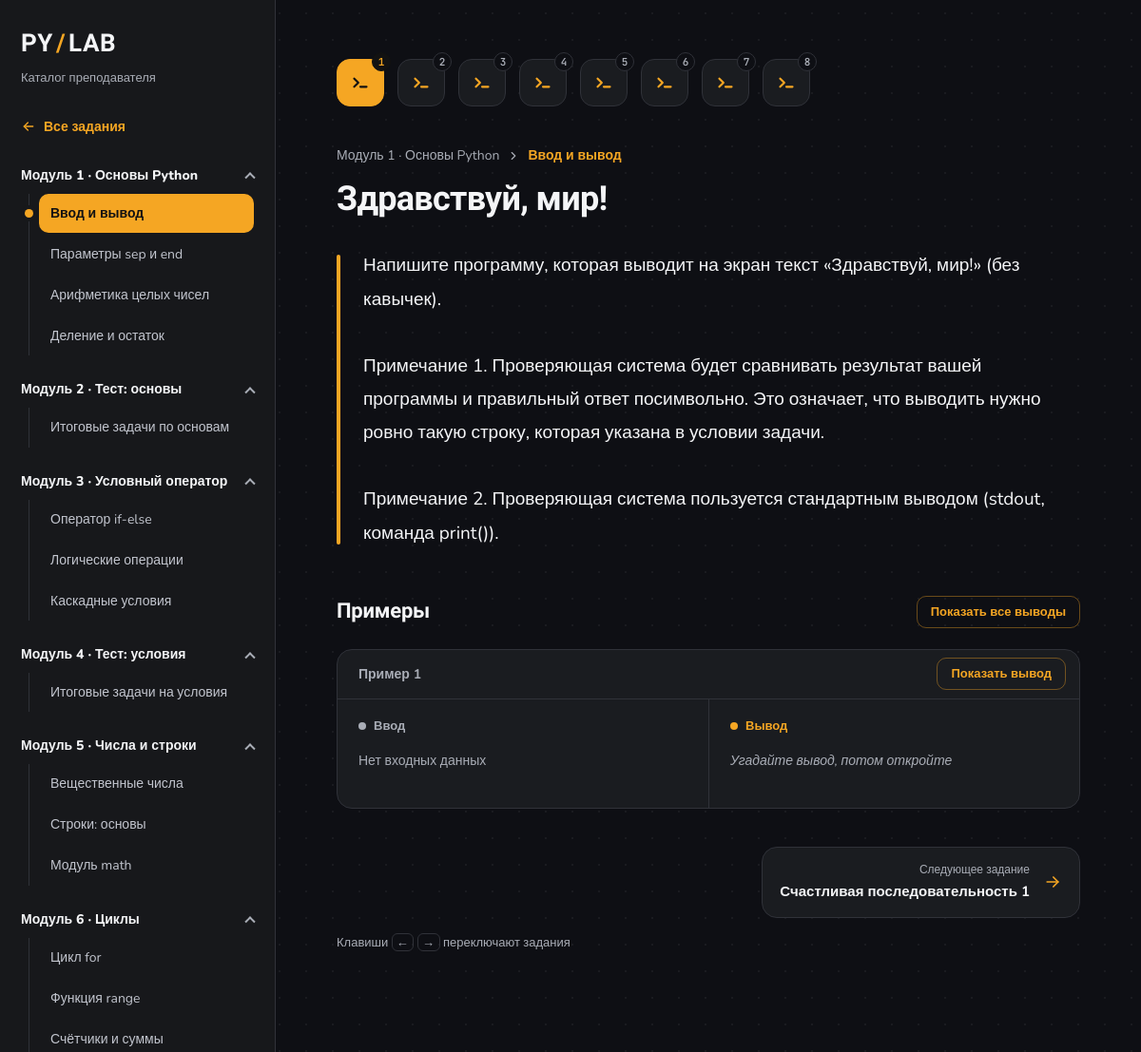
/tasks/1/, run on the app's committed database.
### tasks_api/models.py (models this page shows, shortened)
class Module(models.Model):
    title = models.CharField(max_length=50, unique=True)

class Lesson(models.Model):
    title = models.CharField(max_length=64)
    module = models.ForeignKey(to=Module, on_delete=models.CASCADE, related_name='lessons')

class Task(models.Model):
    title = models.CharField(max_length=50)
    description = models.TextField()
    lesson = models.ForeignKey(to=Lesson, on_delete=models.CASCADE, default=1, related_name='tasks')

class Example(models.Model):
    input = models.CharField(max_length=255)
    output = models.CharField(max_length=255)
    task = models.ForeignKey(to=Task, on_delete=models.CASCADE, related_name='examples')

### tasks_api/views.py (the view)
# urls.py: path('tasks/<int:pk>/', TaskDetailView.as_view(), name='task_detail'),
class TaskDetailView(DetailView):
    model = Task
    template_name = 'tasks_api/task_detail.html'
    context_object_name = 'task'
    def get_queryset(self):
        return Task.objects.select_related('lesson__module').prefetch_related(
            Prefetch(
                'examples',
                queryset=Example.objects.order_by('id')
            )
        )
    def get_context_data(self, **kwargs):
        context = super().get_context_data(**kwargs)
        lesson = self.object.lesson
        context['modules'] = get_modules_with_tasks()
        context['lesson'] = lesson
        context['lesson_tasks'] = lesson.tasks.order_by('id')
        return context

### tasks_api/views.py (called while the page is built)
def get_modules_with_tasks():
    return Module.objects.order_by('id').prefetch_related(
        Prefetch(
            'lessons',
            queryset=Lesson.objects.order_by('id').prefetch_related(
                Prefetch(
                    'tasks',
                    queryset=Task.objects.order_by('id')
                )
            ),
        )
    )

### tasks_api/templates/tasks_api/task_detail.html (shortened to what this page needs)
{% extends 'tasks_api/base.html' %}
{% load static %}
{% block extra_css %}
	<link rel="stylesheet" href="{% static 'css/task_detail.css' %}">
{% endblock %}
{% block content %}
	<article class="task-sheet">
		<nav class="task-strip" aria-label="Задания урока «{{ lesson.title }}»">
			{% for t in lesson_tasks %}
				<a class="task-chip{% if t.pk == task.pk %} is-current{% endif %}"
				   style="--i: {{ forloop.counter0 }}"
				   href="{% url 'tasks:task_detail' t.pk %}"
				   data-title="{{ t.title }}"
				   aria-label="Задание {{ forloop.counter }}: {{ t.title }}"{% if t.pk == task.pk %} aria-current="page"{% endif %}>
					<svg viewBox="0 0 24 24" fill="none" stroke="currentColor" stroke-width="2" stroke-linecap="round" stroke-linejoin="round" aria-hidden="true">
						<path d="M6 8l4 4-4 4"/>
						<path class="cur" d="M12 16h6"/>
					</svg>
					<span class="num" aria-hidden="true">{{ forloop.counter }}</span>
				</a>
			{% endfor %}
		</nav>
		<p class="crumbs">
			<span>{{ lesson.module.title }}</span>
			<svg viewBox="0 0 24 24" fill="none" stroke="currentColor" stroke-width="2" stroke-linecap="round" stroke-linejoin="round" aria-hidden="true"><path d="M9 6l6 6-6 6"/></svg>
			<span class="here">{{ lesson.title }}</span>
		</p>
		<h1>{{ task.title }}</h1>
		<div class="statement">{{ task.description }}</div>
		{% with examples=task.examples.all %}
			{% if examples %}
				<section class="examples">
					<div class="examples-head">
						<h2>Примеры</h2>
						<button type="button" class="btn-ghost" id="toggle-all" hidden>Показать все выводы</button>
					</div>
					{% for example in examples %}
						<div class="example">
							<div class="example-title">
								<span>Пример {{ forloop.counter }}</span>
								<button type="button" class="btn-ghost reveal" hidden>Показать вывод</button>
							</div>
							<div class="example-columns">
								<section>
									<h3>Ввод</h3>
									<pre>{% if example.input %}{{ example.input }}{% else %}<span class="empty-input">Нет входных данных</span>{% endif %}</pre>
								</section>
								<section>
									<h3>Вывод</h3>
									<pre class="out">{{ example.output }}</pre>
								</section>
							</div>
						</div>
					{% endfor %}
				</section>
			{% endif %}
		{% endwith %}
		<nav class="task-pager" aria-label="Переход между заданиями" hidden>
			<a class="pager-link pager-next" hidden>
				<span class="pager-text"><small>Следующее задание</small><b></b></span>
				<svg viewBox="0 0 24 24" fill="none" stroke="currentColor" stroke-width="2" stroke-linecap="round" stroke-linejoin="round" aria-hidden="true"><path d="M5 12h14"/><path d="M13 6l6 6-6 6"/></svg>
			</a>
		</nav>
		<p class="keys-hint" hidden>Клавиши <kbd>←</kbd> <kbd>→</kbd> переключают задания</p>
	</article>
{% endblock %}

### tasks_api/templates/tasks_api/base.html (shortened to what this page needs)
{% load static %}
<!doctype html>
<html lang="ru">
	<head>
		<link rel="stylesheet" href="{% static 'css/base.css' %}">
		{% block extra_css %}{% endblock %}
	</head>
	<body>
		<aside>
			<a class="brand" href="{% url 'tasks:index' %}">PY<span>/</span>LAB</a>
			<p class="subtitle">Каталог преподавателя</p>
			<a class="catalog-link" href="{% url 'tasks:index' %}">
				<svg viewBox="0 0 24 24" fill="none" stroke="currentColor" stroke-width="2" stroke-linecap="round" stroke-linejoin="round" aria-hidden="true"><path d="M19 12H5"/><path d="M11 6l-6 6 6 6"/></svg>
				Все задания
			</a>
			<nav aria-label="Модули курса">
				{% for module in modules %}
					<details open>
						<summary>{{ module.title }}</summary>
						<div class="lessons">
							{% for lesson in module.lessons.all %}
								{% with first_task=lesson.tasks.all|first %}
									{% if first_task %}
										<a class="task-link{% if task.lesson_id == lesson.id %} active{% endif %}"
										   href="{% url 'tasks:task_detail' first_task.pk %}"{% if task.lesson_id == lesson.id %} aria-current="true"{% endif %}>{{ lesson.title }}</a>
									{% else %}
										<span class="task-link task-link--empty">{{ lesson.title }}</span>
									{% endif %}
								{% endwith %}
							{% endfor %}
						</div>
					</details>
				{% endfor %}
			</nav>
		</aside>
		<main id="content">
			{% block content %}{% endblock %}
		</main>
	</body>
</html>

### static/css/base.css (style rules this page uses)
*, *::before, *::after { box-sizing: border-box; }
:root { color-scheme: dark; --bg: #0e0f14; --surface: #1a1c20; --sidebar: #17181b; --line: #303239; --yellow: #f5a623; --yellow-soft: rgba(245, 166, 35, .1); --yellow-glow: rgba(245, 166, 35, .18); --text: #f4f5f7; --muted: #a9adb6; --font-display: 'Unbounded', 'Nunito', sans-serif; --font-mono: 'JetBrains Mono', ui-monospace, Consolas, monospace; --ease: cubic-bezier(.2, .8, .2, 1); }
html { scrollbar-color: #2c2e36 transparent; }
body { margin: 0; min-height: 100%; background-color: var(--bg); background-image: radial-gradient(rgba(255, 255, 255, .05) 1px, transparent 1px); background-size: 28px 28px; background-attachment: fixed; color: var(--text); font-family: 'Nunito', sans-serif; font-size: 16px; line-height: 1.65; }
a { color: inherit; text-decoration: none; }
aside { view-transition-name: side; position: fixed; inset: 0 auto 0 0; width: 290px; padding: 32px 22px; background: var(--sidebar); border-right: 1px solid var(--line); overflow: auto; }
.brand { display: inline-flex; align-items: baseline; font: 800 26px/1 var(--font-display); letter-spacing: .5px; }
.brand span { display: inline-block; color: var(--yellow); margin: 0 3px; animation: slash-in .7s var(--ease) .1s backwards; transition: transform .6s var(--ease); }
.subtitle { font-size: 13px; color: var(--muted); margin: 10px 0 28px; }
.catalog-link { display: inline-flex; align-items: center; gap: 8px; color: var(--yellow); font-size: 14px; font-weight: 700; margin-bottom: 28px; }
.catalog-link svg { width: 16px; height: 16px; transition: transform .25s var(--ease); }
details { margin: 0 0 22px; interpolate-size: allow-keywords; }
summary { display: flex; align-items: center; justify-content: space-between; gap: 12px; cursor: pointer; list-style: none; font-size: 14px; font-weight: 800; }
summary::after { content: ""; flex: none; width: 8px; height: 8px; border-right: 2px solid var(--muted); border-bottom: 2px solid var(--muted); transform: rotate(45deg) translate(-2px, -2px); transition: transform .3s var(--ease); }
details[open] > summary::after { transform: rotate(-135deg) translate(-2px, -2px); }
.lessons { margin: 8px 0 0 8px; padding-left: 10px; border-left: 1px solid var(--line); }
.task-link { position: relative; display: block; padding: 9px 12px; margin: 2px 0; border-radius: 10px; font-size: 14px; color: #c2c5ce; transition: background-color .2s, color .2s, transform .25s var(--ease); }
.task-link.active { background: var(--yellow); color: #121212; font-weight: 700; transform: none; }
.task-link.active::before { content: ""; position: absolute; left: -15px; top: 50%; width: 9px; height: 9px; margin-top: -4.5px; border-radius: 50%; background: var(--yellow); box-shadow: 0 0 0 4px var(--sidebar); animation: pop .45s var(--ease) .15s backwards; }
main { view-transition-name: main; margin-left: 290px; max-width: 1280px; padding: 56px 64px 80px; }
h1 { font-family: var(--font-display); font-size: clamp(26px, 3.6vw, 52px); font-weight: 800; line-height: 1.15; letter-spacing: -.02em; margin: 0 0 20px; overflow-wrap: anywhere; }
button { border: none; background: var(--yellow); color: #121212; font: 700 14px 'Nunito', sans-serif; padding: 14px 26px; border-radius: 12px; cursor: pointer; transition: transform .2s var(--ease), box-shadow .2s; }
.btn-ghost { background: transparent; color: var(--yellow); border: 1px solid rgba(245, 166, 35, .4); padding: 7px 14px; font-size: 13px; border-radius: 10px; transition: background-color .2s, color .2s, transform .2s var(--ease); }
kbd { position: absolute; right: 14px; top: 50%; transform: translateY(-50%); padding: 1px 9px; font: 600 13px var(--font-mono); color: var(--muted); border: 1px solid var(--line); border-radius: 6px; }
.task-sheet { max-width: 960px; }
.examples { margin-top: 48px; }
@media (hover: none) { kbd { display: none; } }

### data on the page
Module: title "Модуль 1 · Основы Python"
Lesson: title "Ввод и вывод", module "Модуль 1 · Основы Python"
Lesson: title "Параметры sep и end"
Lesson: title "Арифметика целых чисел"
Lesson: title "Деление и остаток"
Module: title "Модуль 2 · Тест: основы"
Lesson: title "Итоговые задачи по основам"
Module: title "Модуль 3 · Условный оператор"
Lesson: title "Оператор if-else"
Lesson: title "Логические операции"
Lesson: title "Каскадные условия"
Module: title "Модуль 4 · Тест: условия"
Lesson: title "Итоговые задачи на условия"
Module: title "Модуль 5 · Числа и строки"
Lesson: title "Вещественные числа"
Lesson: title "Строки: основы"
Lesson: title "Модуль math"
Module: title "Модуль 6 · Циклы"
Lesson: title "Цикл for"
Lesson: title "Функция range"
Lesson: title "Счётчики и суммы"
Task: title "Здравствуй, мир!", description "Напишите программу, которая выводит на экран текст «Здравствуй, мир!» (без кавычек). Примечание 1. Проверяющая система будет сравнивать результат вашей программы и правильный ответ посимвольно. Это означает, что выводить нужно ровно такую строку, которая указана в условии задачи. Примечание 2. Проверяющая система пользуется стандартным выводом (stdout, команда print())."
Example: input "Нет входных данных"
